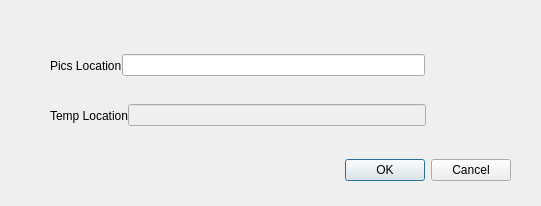
<?xml version="1.0" encoding="UTF-8"?>
<ui version="4.0">
 <class>OpenDialog</class>
 <widget class="QDialog" name="OpenDialog">
  <property name="geometry">
   <rect>
    <x>0</x>
    <y>0</y>
    <width>541</width>
    <height>206</height>
   </rect>
  </property>
  <property name="windowTitle">
   <string>OpenDialog</string>
  </property>
  <widget class="QDialogButtonBox" name="buttonBox">
   <property name="geometry">
    <rect>
     <x>30</x>
     <y>150</y>
     <width>481</width>
     <height>41</height>
    </rect>
   </property>
   <property name="standardButtons">
    <set>QDialogButtonBox::Cancel|QDialogButtonBox::Ok</set>
   </property>
  </widget>
  <widget class="QWidget" name="horizontalLayoutWidget">
   <property name="geometry">
    <rect>
     <x>50</x>
     <y>50</y>
     <width>451</width>
     <height>31</height>
    </rect>
   </property>
   <layout class="QHBoxLayout" name="horizontalLayout1" stretch="0,8,2">
    <property name="spacing">
     <number>0</number>
    </property>
    <item>
     <widget class="QLabel" name="picsFolderLabel">
      <property name="text">
       <string>Pics Location</string>
      </property>
     </widget>
    </item>
    <item>
     <widget class="QLineEdit" name="picsFolderLineEdit">
      <property name="enabled">
       <bool>true</bool>
      </property>
     </widget>
    </item>
    <item>
     <widget class="ClickableLabel" name="picsFolderIcon">
      <property name="enabled">
       <bool>true</bool>
      </property>
      <property name="cursor">
       <cursorShape>PointingHandCursor</cursorShape>
      </property>
      <property name="focusPolicy">
       <enum>Qt::NoFocus</enum>
      </property>
      <property name="styleSheet">
       <string notr="true">image: url(:/icons/opened-folder_100.png);
image-position: left center;</string>
      </property>
      <property name="text">
       <string/>
      </property>
     </widget>
    </item>
   </layout>
  </widget>
  <widget class="QWidget" name="horizontalLayoutWidget_2">
   <property name="geometry">
    <rect>
     <x>50</x>
     <y>100</y>
     <width>451</width>
     <height>31</height>
    </rect>
   </property>
   <layout class="QHBoxLayout" name="horizontalLayout2" stretch="0,8,2">
    <property name="spacing">
     <number>0</number>
    </property>
    <item>
     <widget class="QLabel" name="tempFolderLabel">
      <property name="text">
       <string>Temp Location</string>
      </property>
     </widget>
    </item>
    <item>
     <widget class="QLineEdit" name="tempFolderLineEdit">
      <property name="enabled">
       <bool>false</bool>
      </property>
     </widget>
    </item>
    <item>
     <widget class="ClickableLabel" name="tempFolderIcon">
      <property name="cursor">
       <cursorShape>PointingHandCursor</cursorShape>
      </property>
      <property name="focusPolicy">
       <enum>Qt::NoFocus</enum>
      </property>
      <property name="styleSheet">
       <string notr="true">image: url(:/icons/opened-folder_100.png);
image-position: left center;</string>
      </property>
      <property name="text">
       <string/>
      </property>
     </widget>
    </item>
   </layout>
  </widget>
 </widget>
 <customwidgets>
  <customwidget>
   <class>ClickableLabel</class>
   <extends>QLabel</extends>
   <header>src/model/clickablelabel.h</header>
  </customwidget>
 </customwidgets>
 <resources>
  <include location="../../application.qrc"/>
 </resources>
 <connections>
  <connection>
   <sender>buttonBox</sender>
   <signal>rejected()</signal>
   <receiver>OpenDialog</receiver>
   <slot>reject()</slot>
   <hints>
    <hint type="sourcelabel">
     <x>270</x>
     <y>170</y>
    </hint>
    <hint type="destinationlabel">
     <x>270</x>
     <y>102</y>
    </hint>
   </hints>
  </connection>
  <connection>
   <sender>buttonBox</sender>
   <signal>accepted()</signal>
   <receiver>OpenDialog</receiver>
   <slot>accept()</slot>
   <hints>
    <hint type="sourcelabel">
     <x>270</x>
     <y>170</y>
    </hint>
    <hint type="destinationlabel">
     <x>270</x>
     <y>102</y>
    </hint>
   </hints>
  </connection>
 </connections>
</ui>
